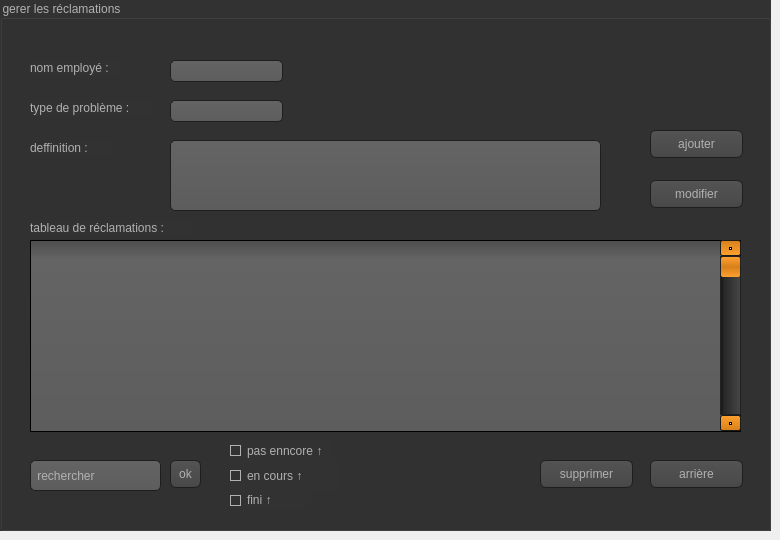
    <widget class="QWidget" name="tab_2">
     <attribute name="title">
      <string>Tab 2</string>
     </attribute>
     <widget class="QGroupBox" name="groupBox_2">
      <property name="geometry">
       <rect>
        <x>0</x>
        <y>0</y>
        <width>771</width>
        <height>531</height>
       </rect>
      </property>
      <property name="styleSheet">
       <string notr="true">QToolTip
{
     border: 1px solid black;
     background-color: #ffa02f;
     padding: 1px;
     border-radius: 3px;
     opacity: 100;
}

QWidget
{
    color: #b1b1b1;
    background-color: #323232;
}

QWidget:item:hover
{
    background-color: QLinearGradient( x1: 0, y1: 0, x2: 0, y2: 1, stop: 0 #ffa02f, stop: 1 #ca0619);
    color: #000000;
}

QWidget:item:selected
{
    background-color: QLinearGradient( x1: 0, y1: 0, x2: 0, y2: 1, stop: 0 #ffa02f, stop: 1 #d7801a);
}

QMenuBar::item
{
    background: transparent;
}

QMenuBar::item:selected
{
    background: transparent;
    border: 1px solid #ffaa00;
}

QMenuBar::item:pressed
{
    background: #444;
    border: 1px solid #000;
    background-color: QLinearGradient(
        x1:0, y1:0,
        x2:0, y2:1,
        stop:1 #212121,
        stop:0.4 #343434/*,
        stop:0.2 #343434,
        stop:0.1 #ffaa00*/
    );
    margin-bottom:-1px;
    padding-bottom:1px;
}

QMenu
{
    border: 1px solid #000;
}

QMenu::item
{
    padding: 2px 20px 2px 20px;
}

QMenu::item:selected
{
    color: #000000;
}

QWidget:disabled
{
    color: #404040;
    background-color: #323232;
}

QAbstractItemView
{
    background-color: QLinearGradient( x1: 0, y1: 0, x2: 0, y2: 1, stop: 0 #4d4d4d, stop: 0.1 #646464, stop: 1 #5d5d5d);
}

QWidget:focus
{
    /*border: 2px solid QLinearGradient( x1: 0, y1: 0, x2: 0, y2: 1, stop: 0 #ffa02f, stop: 1 #d7801a);*/
}

QLineEdit
{
    background-color: QLinearGradient( x1: 0, y1: 0, x2: 0, y2: 1, stop: 0 #4d4d4d, stop: 0 #646464, stop: 1 #5d5d5d);
    padding: 1px;
    border-style: solid;
    border: 1px solid #1e1e1e;
    border-radius: 5;
}

QPushButton
{
    color: #b1b1b1;
    background-color: QLinearGradient( x1: 0, y1: 0, x2: 0, y2: 1, stop: 0 #565656, stop: 0.1 #525252, stop: 0.5 #4e4e4e, stop: 0.9 #4a4a4a, stop: 1 #464646);
    border-width: 1px;
    border-color: #1e1e1e;
    border-style: solid;
    border-radius: 6;
    padding: 3px;
    font-size: 12px;
    padding-left: 5px;
    padding-right: 5px;
}

QPushButton:pressed
{
    background-color: QLinearGradient( x1: 0, y1: 0, x2: 0, y2: 1, stop: 0 #2d2d2d, stop: 0.1 #2b2b2b, stop: 0.5 #292929, stop: 0.9 #282828, stop: 1 #252525);
}

QComboBox
{
    selection-background-color: #ffaa00;
    background-color: QLinearGradient( x1: 0, y1: 0, x2: 0, y2: 1, stop: 0 #565656, stop: 0.1 #525252, stop: 0.5 #4e4e4e, stop: 0.9 #4a4a4a, stop: 1 #464646);
    border-style: solid;
    border: 1px solid #1e1e1e;
    border-radius: 5;
}

QComboBox:hover,QPushButton:hover
{
    border: 2px solid QLinearGradient( x1: 0, y1: 0, x2: 0, y2: 1, stop: 0 #ffa02f, stop: 1 #d7801a);
}


QComboBox:on
{
    padding-top: 3px;
    padding-left: 4px;
    background-color: QLinearGradient( x1: 0, y1: 0, x2: 0, y2: 1, stop: 0 #2d2d2d, stop: 0.1 #2b2b2b, stop: 0.5 #292929, stop: 0.9 #282828, stop: 1 #252525);
    selection-background-color: #ffaa00;
}

QComboBox QAbstractItemView
{
    border: 2px solid darkgray;
    selection-background-color: QLinearGradient( x1: 0, y1: 0, x2: 0, y2: 1, stop: 0 #ffa02f, stop: 1 #d7801a);
}

QComboBox::drop-down
{
     subcontrol-origin: padding;
     subcontrol-position: top right;
     width: 15px;

     border-left-width: 0px;
     border-left-color: darkgray;
     border-left-style: solid; /* just a single line */
     border-top-right-radius: 3px; /* same radius as the QComboBox */
     border-bottom-right-radius: 3px;
 }

QComboBox::down-arrow
{
     image: url(:/down_arrow.png);
}

QGroupBox:focus
{
border: 2px solid QLinearGradient( x1: 0, y1: 0, x2: 0, y2: 1, stop: 0 #ffa02f, stop: 1 #d7801a);
}

QTextEdit:focus
{
    border: 2px solid QLinearGradient( x1: 0, y1: 0, x2: 0, y2: 1, stop: 0 #ffa02f, stop: 1 #d7801a);
}

QScrollBar:horizontal {
     border: 1px solid #222222;
     background: QLinearGradient( x1: 0, y1: 0, x2: 0, y2: 1, stop: 0.0 #121212, stop: 0.2 #282828, stop: 1 #484848);
     height: 7px;
     margin: 0px 16px 0 16px;
}

QScrollBar::handle:horizontal
{
      background: QLinearGradient( x1: 0, y1: 0, x2: 1, y2: 0, stop: 0 #ffa02f, stop: 0.5 #d7801a, stop: 1 #ffa02f);
      min-height: 20px;
      border-radius: 2px;
}

QScrollBar::add-line:horizontal {
      border: 1px solid #1b1b19;
      border-radius: 2px;
      background: QLinearGradient( x1: 0, y1: 0, x2: 1, y2: 0, stop: 0 #ffa02f, stop: 1 #d7801a);
      width: 14px;
      subcontrol-position: right;
      subcontrol-origin: margin;
}

QScrollBar::sub-line:horizontal {
      border: 1px solid #1b1b19;
      border-radius: 2px;
      background: QLinearGradient( x1: 0, y1: 0, x2: 1, y2: 0, stop: 0 #ffa02f, stop: 1 #d7801a);
      width: 14px;
     subcontrol-position: left;
     subcontrol-origin: margin;
}

QScrollBar::right-arrow:horizontal, QScrollBar::left-arrow:horizontal
{
      border: 1px solid black;
      width: 1px;
      height: 1px;
      background: white;
}

QScrollBar::add-page:horizontal, QScrollBar::sub-page:horizontal
{
      background: none;
}

QScrollBar:vertical
{
      background: QLinearGradient( x1: 0, y1: 0, x2: 1, y2: 0, stop: 0.0 #121212, stop: 0.2 #282828, stop: 1 #484848);
      width: 7px;
      margin: 16px 0 16px 0;
      border: 1px solid #222222;
}

QScrollBar::handle:vertical
{
      background: QLinearGradient( x1: 0, y1: 0, x2: 0, y2: 1, stop: 0 #ffa02f, stop: 0.5 #d7801a, stop: 1 #ffa02f);
      min-height: 20px;
      border-radius: 2px;
}

QScrollBar::add-line:vertical
{
      border: 1px solid #1b1b19;
      border-radius: 2px;
      background: QLinearGradient( x1: 0, y1: 0, x2: 0, y2: 1, stop: 0 #ffa02f, stop: 1 #d7801a);
      height: 14px;
      subcontrol-position: bottom;
      subcontrol-origin: margin;
}

QScrollBar::sub-line:vertical
{
      border: 1px solid #1b1b19;
      border-radius: 2px;
      background: QLinearGradient( x1: 0, y1: 0, x2: 0, y2: 1, stop: 0 #d7801a, stop: 1 #ffa02f);
      height: 14px;
      subcontrol-position: top;
      subcontrol-origin: margin;
}

QScrollBar::up-arrow:vertical, QScrollBar::down-arrow:vertical
{
      border: 1px solid black;
      width: 1px;
      height: 1px;
      background: white;
}


QScrollBar::add-page:vertical, QScrollBar::sub-page:vertical
{
      background: none;
}

QTextEdit
{
    background-color: #242424;
}

QPlainTextEdit
{
    background-color: #242424;
}

QHeaderView::section
{
    background-color: QLinearGradient(x1:0, y1:0, x2:0, y2:1, stop:0 #616161, stop: 0.5 #505050, stop: 0.6 #434343, stop:1 #656565);
    color: white;
    padding-left: 4px;
    border: 1px solid #6c6c6c;
}

QCheckBox:disabled
{
color: #414141;
}

QDockWidget::title
{
    text-align: center;
    spacing: 3px; /* spacing between items in the tool bar */
    background-color: QLinearGradient(x1:0, y1:0, x2:0, y2:1, stop:0 #323232, stop: 0.5 #242424, stop:1 #323232);
}

QDockWidget::close-button, QDockWidget::float-button
{
    text-align: center;
    spacing: 1px; /* spacing between items in the tool bar */
    background-color: QLinearGradient(x1:0, y1:0, x2:0, y2:1, stop:0 #323232, stop: 0.5 #242424, stop:1 #323232);
}

QDockWidget::close-button:hover, QDockWidget::float-button:hover
{
    background: #242424;
}

QDockWidget::close-button:pressed, QDockWidget::float-button:pressed
{
    padding: 1px -1px -1px 1px;
}

QMainWindow::separator
{
    background-color: QLinearGradient(x1:0, y1:0, x2:0, y2:1, stop:0 #161616, stop: 0.5 #151515, stop: 0.6 #212121, stop:1 #343434);
    color: white;
    padding-left: 4px;
    border: 1px solid #4c4c4c;
    spacing: 3px; /* spacing between items in the tool bar */
}

QMainWindow::separator:hover
{

    background-color: QLinearGradient(x1:0, y1:0, x2:0, y2:1, stop:0 #d7801a, stop:0.5 #b56c17 stop:1 #ffa02f);
    color: white;
    padding-left: 4px;
    border: 1px solid #6c6c6c;
    spacing: 3px; /* spacing between items in the tool bar */
}

QToolBar::handle
{
     spacing: 3px; /* spacing between items in the tool bar */
     background: url(:/images/handle.png);
}

QMenu::separator
{
    height: 2px;
    background-color: QLinearGradient(x1:0, y1:0, x2:0, y2:1, stop:0 #161616, stop: 0.5 #151515, stop: 0.6 #212121, stop:1 #343434);
    color: white;
    padding-left: 4px;
    margin-left: 10px;
    margin-right: 5px;
}

QProgressBar
{
    border: 2px solid grey;
    border-radius: 5px;
    text-align: center;
}

QProgressBar::chunk
{
    background-color: #d7801a;
    width: 2.15px;
    margin: 0.5px;
}

QTabBar::tab {
    color: #b1b1b1;
    border: 1px solid #444;
    border-bottom-style: none;
    background-color: #323232;
    padding-left: 10px;
    padding-right: 10px;
    padding-top: 3px;
    padding-bottom: 2px;
    margin-right: -1px;
}

QTabWidget::pane {
    border: 1px solid #444;
    top: 1px;
}

QTabBar::tab:last
{
    margin-right: 0; /* the last selected tab has nothing to overlap with on the right */
    border-top-right-radius: 3px;
}

QTabBar::tab:first:!selected
{
 margin-left: 0px; /* the last selected tab has nothing to overlap with on the right */


    border-top-left-radius: 3px;
}

QTabBar::tab:!selected
{
    color: #b1b1b1;
    border-bottom-style: solid;
    margin-top: 3px;
    background-color: QLinearGradient(x1:0, y1:0, x2:0, y2:1, stop:1 #212121, stop:.4 #343434);
}

QTabBar::tab:selected
{
    border-top-left-radius: 3px;
    border-top-right-radius: 3px;
    margin-bottom: 0px;
}

QTabBar::tab:!selected:hover
{
    /*border-top: 2px solid #ffaa00;
    padding-bottom: 3px;*/
    border-top-left-radius: 3px;
    border-top-right-radius: 3px;
    background-color: QLinearGradient(x1:0, y1:0, x2:0, y2:1, stop:1 #212121, stop:0.4 #343434, stop:0.2 #343434, stop:0.1 #ffaa00);
}

QRadioButton::indicator:checked, QRadioButton::indicator:unchecked{
    color: #b1b1b1;
    background-color: #323232;
    border: 1px solid #b1b1b1;
    border-radius: 6px;
}

QRadioButton::indicator:checked
{
    background-color: qradialgradient(
        cx: 0.5, cy: 0.5,
        fx: 0.5, fy: 0.5,
        radius: 1.0,
        stop: 0.25 #ffaa00,
        stop: 0.3 #323232
    );
}

QCheckBox::indicator{
    color: #b1b1b1;
    background-color: #323232;
    border: 1px solid #b1b1b1;
    width: 9px;
    height: 9px;
}

QRadioButton::indicator
{
    border-radius: 6px;
}

QRadioButton::indicator:hover, QCheckBox::indicator:hover
{
    border: 1px solid #ffaa00;
}

QCheckBox::indicator:checked
{
    image:url(:/images/checkbox.png);
}

QCheckBox::indicator:disabled, QRadioButton::indicator:disabled
{
    border: 1px solid #444;
}</string>
      </property>
      <property name="title">
       <string>gerer les réclamations</string>
      </property>
      <widget class="QPushButton" name="pushButton_16">
       <property name="geometry">
        <rect>
         <x>650</x>
         <y>130</y>
         <width>93</width>
         <height>28</height>
        </rect>
       </property>
       <property name="text">
        <string>ajouter</string>
       </property>
      </widget>
      <widget class="QLabel" name="label_16">
       <property name="geometry">
        <rect>
         <x>30</x>
         <y>60</y>
         <width>91</width>
         <height>16</height>
        </rect>
       </property>
       <property name="text">
        <string>nom employé :</string>
       </property>
      </widget>
      <widget class="QLabel" name="label_17">
       <property name="geometry">
        <rect>
         <x>30</x>
         <y>100</y>
         <width>121</width>
         <height>16</height>
        </rect>
       </property>
       <property name="text">
        <string>type de problème :</string>
       </property>
      </widget>
      <widget class="QLabel" name="label_18">
       <property name="geometry">
        <rect>
         <x>30</x>
         <y>140</y>
         <width>81</width>
         <height>16</height>
        </rect>
       </property>
       <property name="text">
        <string>deffinition :</string>
       </property>
      </widget>
      <widget class="QPushButton" name="pushButton_17">
       <property name="geometry">
        <rect>
         <x>650</x>
         <y>460</y>
         <width>93</width>
         <height>28</height>
        </rect>
       </property>
       <property name="text">
        <string>arrière</string>
       </property>
      </widget>
      <widget class="QPushButton" name="pushButton_18">
       <property name="geometry">
        <rect>
         <x>540</x>
         <y>460</y>
         <width>93</width>
         <height>28</height>
        </rect>
       </property>
       <property name="text">
        <string>supprimer</string>
       </property>
      </widget>
      <widget class="QLineEdit" name="lineEdit_16">
       <property name="geometry">
        <rect>
         <x>170</x>
         <y>60</y>
         <width>113</width>
         <height>22</height>
        </rect>
       </property>
      </widget>
      <widget class="QLineEdit" name="lineEdit_17">
       <property name="geometry">
        <rect>
         <x>170</x>
         <y>100</y>
         <width>113</width>
         <height>22</height>
        </rect>
       </property>
      </widget>
      <widget class="QLineEdit" name="lineEdit_18">
       <property name="geometry">
        <rect>
         <x>170</x>
         <y>140</y>
         <width>431</width>
         <height>71</height>
        </rect>
       </property>
      </widget>
      <widget class="QTableView" name="tableView_4">
       <property name="geometry">
        <rect>
         <x>30</x>
         <y>240</y>
         <width>711</width>
         <height>192</height>
        </rect>
       </property>
       <property name="lineWidth">
        <number>4</number>
       </property>
       <property name="midLineWidth">
        <number>4</number>
       </property>
      </widget>
      <widget class="QScrollBar" name="verticalScrollBar_4">
       <property name="geometry">
        <rect>
         <x>720</x>
         <y>240</y>
         <width>21</width>
         <height>191</height>
        </rect>
       </property>
       <property name="orientation">
        <enum>Qt::Vertical</enum>
       </property>
      </widget>
      <widget class="QLineEdit" name="lineEdit_19">
       <property name="geometry">
        <rect>
         <x>30</x>
         <y>460</y>
         <width>131</width>
         <height>31</height>
        </rect>
       </property>
       <property name="text">
        <string> rechercher</string>
       </property>
      </widget>
      <widget class="QPushButton" name="pushButton_19">
       <property name="geometry">
        <rect>
         <x>170</x>
         <y>460</y>
         <width>31</width>
         <height>28</height>
        </rect>
       </property>
       <property name="text">
        <string>ok</string>
       </property>
      </widget>
      <widget class="QCheckBox" name="checkBox_3">
       <property name="geometry">
        <rect>
         <x>230</x>
         <y>440</y>
         <width>101</width>
         <height>21</height>
        </rect>
       </property>
       <property name="text">
        <string>pas enncore ↑</string>
       </property>
      </widget>
      <widget class="QCheckBox" name="checkBox_4">
       <property name="geometry">
        <rect>
         <x>230</x>
         <y>460</y>
         <width>111</width>
         <height>31</height>
        </rect>
       </property>
       <property name="text">
        <string>en cours ↑</string>
       </property>
      </widget>
      <widget class="QCheckBox" name="checkBox_5">
       <property name="geometry">
        <rect>
         <x>230</x>
         <y>490</y>
         <width>81</width>
         <height>20</height>
        </rect>
       </property>
       <property name="text">
        <string>fini ↑</string>
       </property>
      </widget>
      <widget class="QLabel" name="label_19">
       <property name="geometry">
        <rect>
         <x>30</x>
         <y>220</y>
         <width>161</width>
         <height>16</height>
        </rect>
       </property>
       <property name="text">
        <string>tableau de réclamations :</string>
       </property>
      </widget>
      <widget class="QPushButton" name="pushButton_20">
       <property name="geometry">
        <rect>
         <x>650</x>
         <y>180</y>
         <width>93</width>
         <height>28</height>
        </rect>
       </property>
       <property name="text">
        <string>modifier</string>
       </property>
      </widget>
     </widget>
    </widget>
